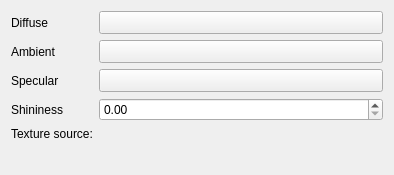
<?xml version="1.0" encoding="UTF-8"?>
<ui version="4.0">
 <class>PhongMaterialWidget</class>
 <widget class="QWidget" name="PhongMaterialWidget">
  <property name="geometry">
   <rect>
    <x>0</x>
    <y>0</y>
    <width>394</width>
    <height>175</height>
   </rect>
  </property>
  <property name="windowTitle">
   <string notr="true">Form</string>
  </property>
  <layout class="QFormLayout" name="formLayout">
   <item row="0" column="0">
    <widget class="QLabel" name="lblDiffuse">
     <property name="text">
      <string>Diffuse</string>
     </property>
    </widget>
   </item>
   <item row="0" column="1">
    <widget class="QgsColorButton" name="btnDiffuse">
     <property name="sizePolicy">
      <sizepolicy hsizetype="Expanding" vsizetype="Fixed">
       <horstretch>0</horstretch>
       <verstretch>0</verstretch>
      </sizepolicy>
     </property>
     <property name="minimumSize">
      <size>
       <width>120</width>
       <height>0</height>
      </size>
     </property>
    </widget>
   </item>
   <item row="1" column="0">
    <widget class="QLabel" name="lblAmbient">
     <property name="text">
      <string>Ambient</string>
     </property>
    </widget>
   </item>
   <item row="1" column="1">
    <widget class="QgsColorButton" name="btnAmbient">
     <property name="sizePolicy">
      <sizepolicy hsizetype="Expanding" vsizetype="Fixed">
       <horstretch>0</horstretch>
       <verstretch>0</verstretch>
      </sizepolicy>
     </property>
     <property name="minimumSize">
      <size>
       <width>120</width>
       <height>0</height>
      </size>
     </property>
    </widget>
   </item>
   <item row="2" column="0">
    <widget class="QLabel" name="lblSpecular">
     <property name="text">
      <string>Specular</string>
     </property>
    </widget>
   </item>
   <item row="2" column="1">
    <widget class="QgsColorButton" name="btnSpecular">
     <property name="sizePolicy">
      <sizepolicy hsizetype="Expanding" vsizetype="Fixed">
       <horstretch>0</horstretch>
       <verstretch>0</verstretch>
      </sizepolicy>
     </property>
     <property name="minimumSize">
      <size>
       <width>120</width>
       <height>0</height>
      </size>
     </property>
    </widget>
   </item>
   <item row="3" column="0">
    <widget class="QLabel" name="lblShininess">
     <property name="text">
      <string>Shininess</string>
     </property>
    </widget>
   </item>
   <item row="3" column="1">
    <widget class="QgsDoubleSpinBox" name="spinShininess">
     <property name="maximum">
      <double>1000.000000000000000</double>
     </property>
    </widget>
   </item>
   <item row="4" column="1">
    <widget class="QgsFileWidget" name="textureFile" native="true"/>
   </item>
   <item row="4" column="0">
    <widget class="QLabel" name="label">
     <property name="text">
      <string>Texture source:</string>
     </property>
    </widget>
   </item>
  </layout>
 </widget>
 <customwidgets>
  <customwidget>
   <class>QgsDoubleSpinBox</class>
   <extends>QDoubleSpinBox</extends>
   <header>qgsdoublespinbox.h</header>
  </customwidget>
  <customwidget>
   <class>QgsColorButton</class>
   <extends>QToolButton</extends>
   <header>qgscolorbutton.h</header>
   <container>1</container>
  </customwidget>
  <customwidget>
   <class>QgsFileWidget</class>
   <extends>QWidget</extends>
   <header>qgsfilewidget.h</header>
   <container>1</container>
  </customwidget>
 </customwidgets>
 <resources/>
 <connections/>
</ui>
